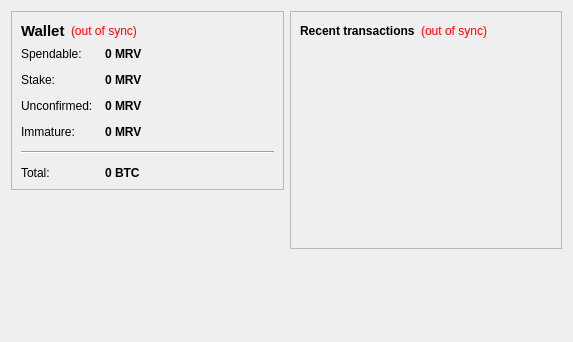
<?xml version="1.0" encoding="UTF-8"?>
<ui version="4.0">
 <class>OverviewPage</class>
 <widget class="QWidget" name="OverviewPage">
  <property name="geometry">
   <rect>
    <x>0</x>
    <y>0</y>
    <width>573</width>
    <height>342</height>
   </rect>
  </property>
  <property name="windowTitle">
   <string>Form</string>
  </property>
  <layout class="QHBoxLayout" name="horizontalLayout" stretch="1,1">
   <item>
    <layout class="QVBoxLayout" name="verticalLayout_2">
     <item>
      <widget class="QFrame" name="frame">
       <property name="frameShape">
        <enum>QFrame::StyledPanel</enum>
       </property>
       <property name="frameShadow">
        <enum>QFrame::Raised</enum>
       </property>
       <layout class="QVBoxLayout" name="verticalLayout_4">
        <item>
         <layout class="QHBoxLayout" name="horizontalLayout_4">
          <item>
           <widget class="QLabel" name="label_5">
            <property name="font">
             <font>
              <pointsize>11</pointsize>
              <weight>75</weight>
              <bold>true</bold>
             </font>
            </property>
            <property name="text">
             <string>Wallet</string>
            </property>
           </widget>
          </item>
          <item>
           <widget class="QLabel" name="labelWalletStatus">
            <property name="toolTip">
             <string>The displayed information may be out of date. Your wallet automatically synchronizes with the Marvelous network after a connection is established, but this process has not completed yet.</string>
            </property>
            <property name="styleSheet">
             <string notr="true">QLabel { color: red; }</string>
            </property>
            <property name="text">
             <string notr="true">(out of sync)</string>
            </property>
            <property name="alignment">
             <set>Qt::AlignLeading|Qt::AlignLeft|Qt::AlignVCenter</set>
            </property>
           </widget>
          </item>
          <item>
           <spacer name="horizontalSpacer_2">
            <property name="orientation">
             <enum>Qt::Horizontal</enum>
            </property>
            <property name="sizeHint" stdset="0">
             <size>
              <width>40</width>
              <height>20</height>
             </size>
            </property>
           </spacer>
          </item>
         </layout>
        </item>
        <item>
         <layout class="QFormLayout" name="formLayout_2">
          <property name="fieldGrowthPolicy">
           <enum>QFormLayout::AllNonFixedFieldsGrow</enum>
          </property>
          <property name="horizontalSpacing">
           <number>12</number>
          </property>
          <property name="verticalSpacing">
           <number>12</number>
          </property>
          <item row="0" column="0">
           <widget class="QLabel" name="label">
            <property name="text">
             <string>Spendable:</string>
            </property>
           </widget>
          </item>
          <item row="0" column="1">
           <widget class="QLabel" name="labelBalance">
            <property name="font">
             <font>
              <weight>75</weight>
              <bold>true</bold>
             </font>
            </property>
            <property name="cursor">
             <cursorShape>IBeamCursor</cursorShape>
            </property>
            <property name="toolTip">
             <string>Your current spendable balance</string>
            </property>
            <property name="text">
             <string notr="true">0 MRV</string>
            </property>
            <property name="textInteractionFlags">
             <set>Qt::LinksAccessibleByMouse|Qt::TextSelectableByKeyboard|Qt::TextSelectableByMouse</set>
            </property>
           </widget>
          </item>
          <item row="1" column="0">
           <widget class="QLabel" name="label_6">
            <property name="text">
             <string>Stake:</string>
            </property>
           </widget>
          </item>
          <item row="1" column="1">
           <widget class="QLabel" name="labelStake">
            <property name="font">
             <font>
              <weight>75</weight>
              <bold>true</bold>
             </font>
            </property>
            <property name="cursor">
             <cursorShape>IBeamCursor</cursorShape>
            </property>
            <property name="toolTip">
             <string>Total of coins that was staked, and do not yet count toward the current balance</string>
            </property>
            <property name="text">
             <string notr="true">0 MRV</string>
            </property>
            <property name="textInteractionFlags">
             <set>Qt::LinksAccessibleByMouse|Qt::TextSelectableByKeyboard|Qt::TextSelectableByMouse</set>
            </property>
           </widget>
          </item>
          <item row="2" column="0">
           <widget class="QLabel" name="label_3">
            <property name="text">
             <string>Unconfirmed:</string>
            </property>
           </widget>
          </item>
          <item row="2" column="1">
           <widget class="QLabel" name="labelUnconfirmed">
            <property name="font">
             <font>
              <weight>75</weight>
              <bold>true</bold>
             </font>
            </property>
            <property name="cursor">
             <cursorShape>IBeamCursor</cursorShape>
            </property>
            <property name="toolTip">
             <string>Total of transactions that have yet to be confirmed, and do not yet count toward the current balance</string>
            </property>
            <property name="text">
             <string notr="true">0 MRV</string>
            </property>
            <property name="textInteractionFlags">
             <set>Qt::LinksAccessibleByMouse|Qt::TextSelectableByKeyboard|Qt::TextSelectableByMouse</set>
            </property>
           </widget>
          </item>
          <item row="3" column="0">
           <widget class="QLabel" name="labelImmatureText">
            <property name="text">
             <string>Immature:</string>
            </property>
           </widget>
          </item>
          <item row="3" column="1">
           <widget class="QLabel" name="labelImmature">
            <property name="font">
             <font>
              <weight>75</weight>
              <bold>true</bold>
             </font>
            </property>
            <property name="toolTip">
             <string>Mined balance that has not yet matured</string>
            </property>
            <property name="text">
             <string notr="true">0 MRV</string>
            </property>
            <property name="textInteractionFlags">
             <set>Qt::LinksAccessibleByMouse|Qt::TextSelectableByKeyboard|Qt::TextSelectableByMouse</set>
            </property>
           </widget>
          </item>
          <item row="4" column="0" colspan="2">
           <widget class="Line" name="line">
            <property name="orientation">
             <enum>Qt::Horizontal</enum>
            </property>
           </widget>
          </item>
          <item row="5" column="0">
           <widget class="QLabel" name="labelTotalText">
            <property name="text">
             <string>Total:</string>
            </property>
           </widget>
          </item>
          <item row="5" column="1">
           <widget class="QLabel" name="labelTotal">
            <property name="font">
             <font>
              <weight>75</weight>
              <bold>true</bold>
             </font>
            </property>
            <property name="cursor">
             <cursorShape>IBeamCursor</cursorShape>
            </property>
            <property name="toolTip">
             <string>Your current total balance</string>
            </property>
            <property name="text">
             <string notr="true">0 BTC</string>
            </property>
            <property name="textInteractionFlags">
             <set>Qt::LinksAccessibleByMouse|Qt::TextSelectableByKeyboard|Qt::TextSelectableByMouse</set>
            </property>
           </widget>
          </item>
         </layout>
        </item>
       </layout>
      </widget>
     </item>
     <item>
      <spacer name="verticalSpacer">
       <property name="orientation">
        <enum>Qt::Vertical</enum>
       </property>
       <property name="sizeHint" stdset="0">
        <size>
         <width>20</width>
         <height>40</height>
        </size>
       </property>
      </spacer>
     </item>
    </layout>
   </item>
   <item>
    <layout class="QVBoxLayout" name="verticalLayout_3">
     <item>
      <widget class="QFrame" name="frame_2">
       <property name="frameShape">
        <enum>QFrame::StyledPanel</enum>
       </property>
       <property name="frameShadow">
        <enum>QFrame::Raised</enum>
       </property>
       <layout class="QVBoxLayout" name="verticalLayout">
        <item>
         <layout class="QHBoxLayout" name="horizontalLayout_2">
          <item>
           <widget class="QLabel" name="label_4">
            <property name="text">
             <string>&lt;b&gt;Recent transactions&lt;/b&gt;</string>
            </property>
           </widget>
          </item>
          <item>
           <widget class="QLabel" name="labelTransactionsStatus">
            <property name="toolTip">
             <string>The displayed information may be out of date. Your wallet automatically synchronizes with the Marvelous network after a connection is established, but this process has not completed yet.</string>
            </property>
            <property name="styleSheet">
             <string notr="true">QLabel { color: red; }</string>
            </property>
            <property name="text">
             <string notr="true">(out of sync)</string>
            </property>
            <property name="alignment">
             <set>Qt::AlignRight|Qt::AlignTrailing|Qt::AlignVCenter</set>
            </property>
           </widget>
          </item>
          <item>
           <spacer name="horizontalSpacer">
            <property name="orientation">
             <enum>Qt::Horizontal</enum>
            </property>
            <property name="sizeHint" stdset="0">
             <size>
              <width>40</width>
              <height>20</height>
             </size>
            </property>
           </spacer>
          </item>
         </layout>
        </item>
        <item>
         <widget class="QListView" name="listTransactions">
          <property name="styleSheet">
           <string notr="true">QListView { background: transparent; }</string>
          </property>
          <property name="frameShape">
           <enum>QFrame::NoFrame</enum>
          </property>
          <property name="verticalScrollBarPolicy">
           <enum>Qt::ScrollBarAlwaysOff</enum>
          </property>
          <property name="horizontalScrollBarPolicy">
           <enum>Qt::ScrollBarAlwaysOff</enum>
          </property>
          <property name="selectionMode">
           <enum>QAbstractItemView::NoSelection</enum>
          </property>
         </widget>
        </item>
       </layout>
      </widget>
     </item>
     <item>
      <spacer name="verticalSpacer_2">
       <property name="orientation">
        <enum>Qt::Vertical</enum>
       </property>
       <property name="sizeHint" stdset="0">
        <size>
         <width>20</width>
         <height>40</height>
        </size>
       </property>
      </spacer>
     </item>
    </layout>
   </item>
  </layout>
 </widget>
 <resources/>
 <connections/>
</ui>
